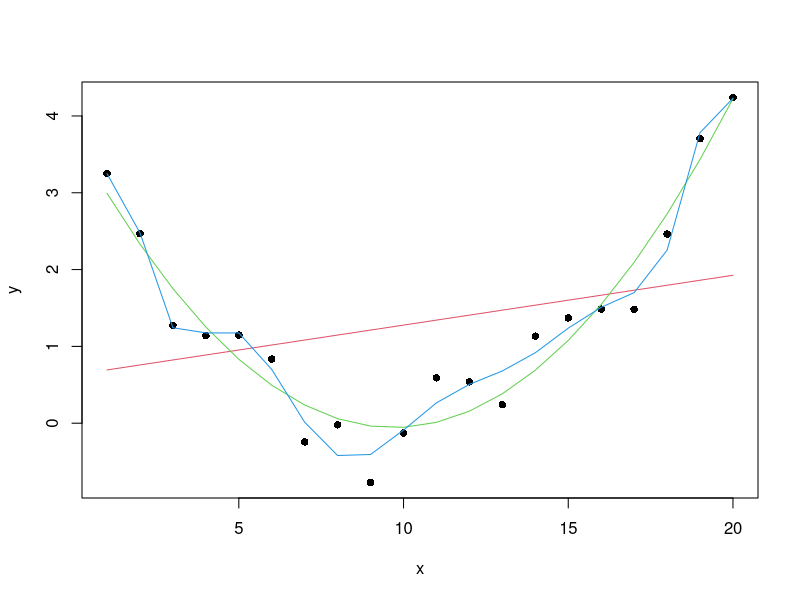
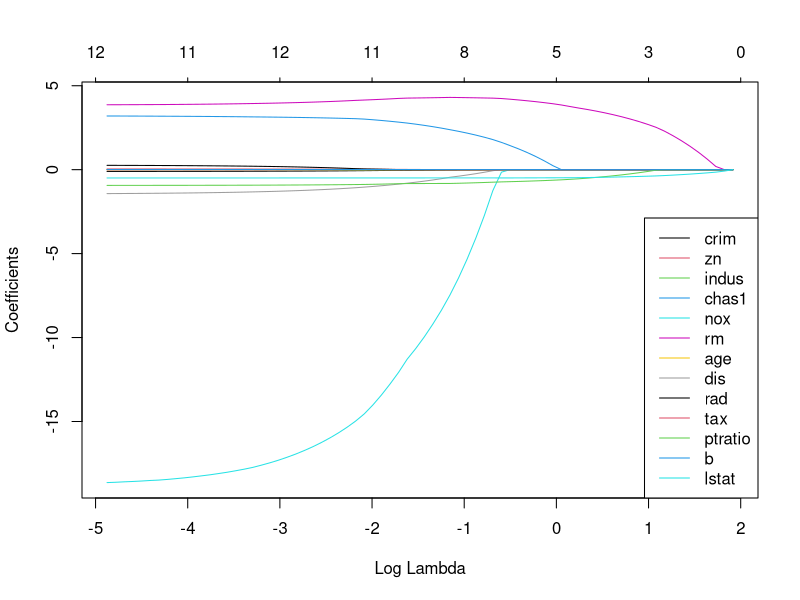
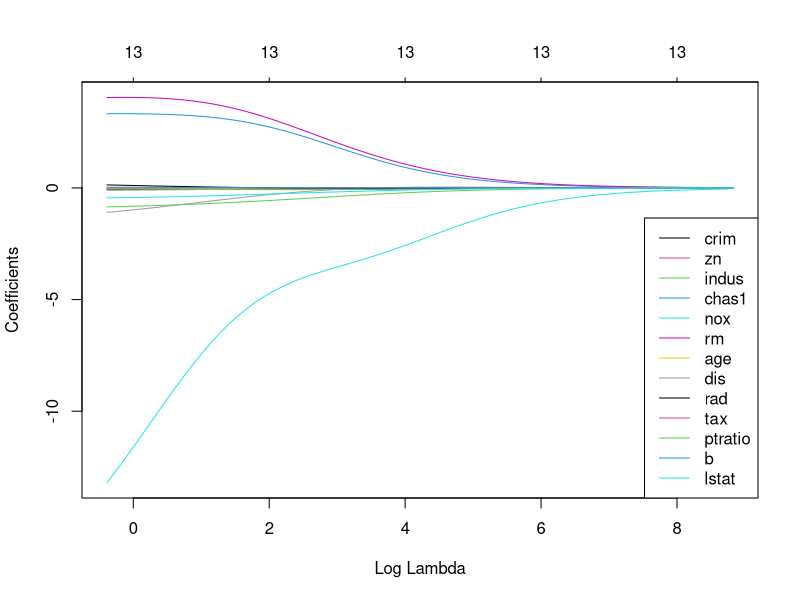
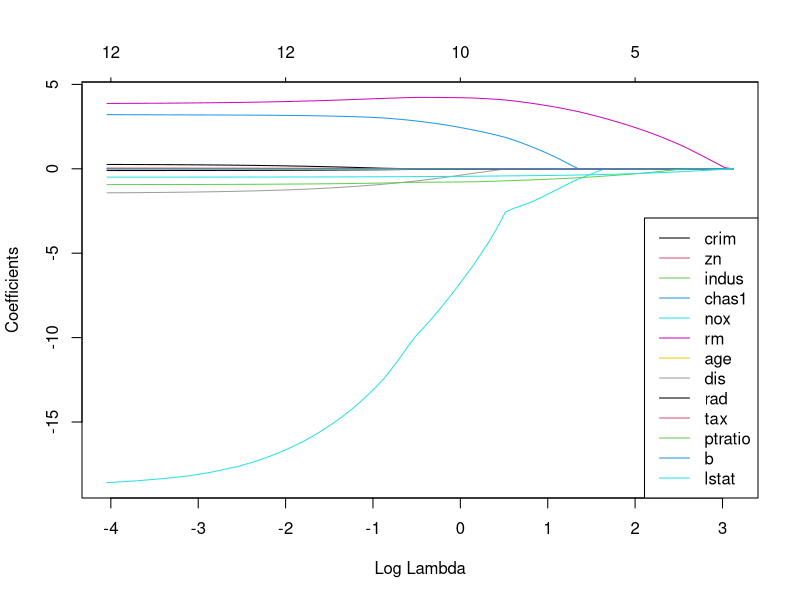

R code for these plots, in order:
## ---- chunk 1
library(glmnet)
library(mlbench)

# Loading the data
data(BostonHousing)
my.dataset <- BostonHousing

n <- nrow(my.dataset)
test.n <- round(n/10,0)
set.seed(1)
test.l <- sample(1:n, test.n)
train.l <- setdiff(1:n, test.l)


my.dataset.test <- my.dataset[test.l, ]
my.dataset.train <- my.dataset[train.l, ]


x.train <- model.matrix(medv~.,my.dataset.train)[,-1]
y.train <- as.matrix((my.dataset.train$medv))
x.test <- model.matrix(medv~.,my.dataset.test)[,-1]
y.test <- as.matrix((my.dataset.test$medv))

lbs_fun <- function(fit, ...) {
  L <- length(fit$lambda)
  x <- log(fit$lambda[L])
  y <- fit$beta[, L]
  labs <- names(y)
  # text(x, y, labels=labs, ...)
  legend('bottomright', legend=labs, col=1:length(labs), lty=1)
}


## ---- chunk 2
set.seed(10)
x <- seq(1:20)
ax <- (x/5)^2 - 4* (x/5) + 3 
y <- ax + rnorm(20, 1, 0.5)
data <- data.frame(y,x)

plot(y, pch = 16, xlab = "x", ylab = "y")
model1 <- lm(y ~ x, data = data)
lines(x = x, y = predict(model1, data), col = 2, pch = 16)
model2 <- lm(y ~ I(x^2) + x, data = data)
lines(x = x, y = predict(model2, data), col = 3, pch = 16)
model3 <- lm(y~ I(x^10) + I(x^9) + I(x^8) + I(x^7) + I(x^6) + I(x^5) + I(x^4) + I(x^3) + I(x^2) + x, data = data)
lines(x = x, y = predict(model3, data), col = 4, pch = 16)
## ---- chunk 3
ALPHA = 1

fit <- glmnet(x.train, y.train, family = "gaussian", alpha = ALPHA)

plot(fit, xvar = "lambda", col = 1:dim(coef(fit))[1])

lbs_fun(fit)

## ---- chunk 4
ALPHA = 0

fit <- glmnet(x = x.train, y = y.train, family = "gaussian", alpha = ALPHA)

plot(fit, xvar = "lambda", col = 1:dim(coef(fit))[1])

lbs_fun(fit) # funkcja poprawiająca wykres

## ---- chunk 5
ALPHA = 0.3 # przykładowo, może to być dowolna liczba z przedziału [0, 1]

fit <- glmnet(x = x.train, y = y.train, family = "gaussian", alpha = ALPHA)

plot(fit, xvar = "lambda", col = 1:dim(coef(fit))[1])

lbs_fun(fit) # funkcja poprawiająca wykres

